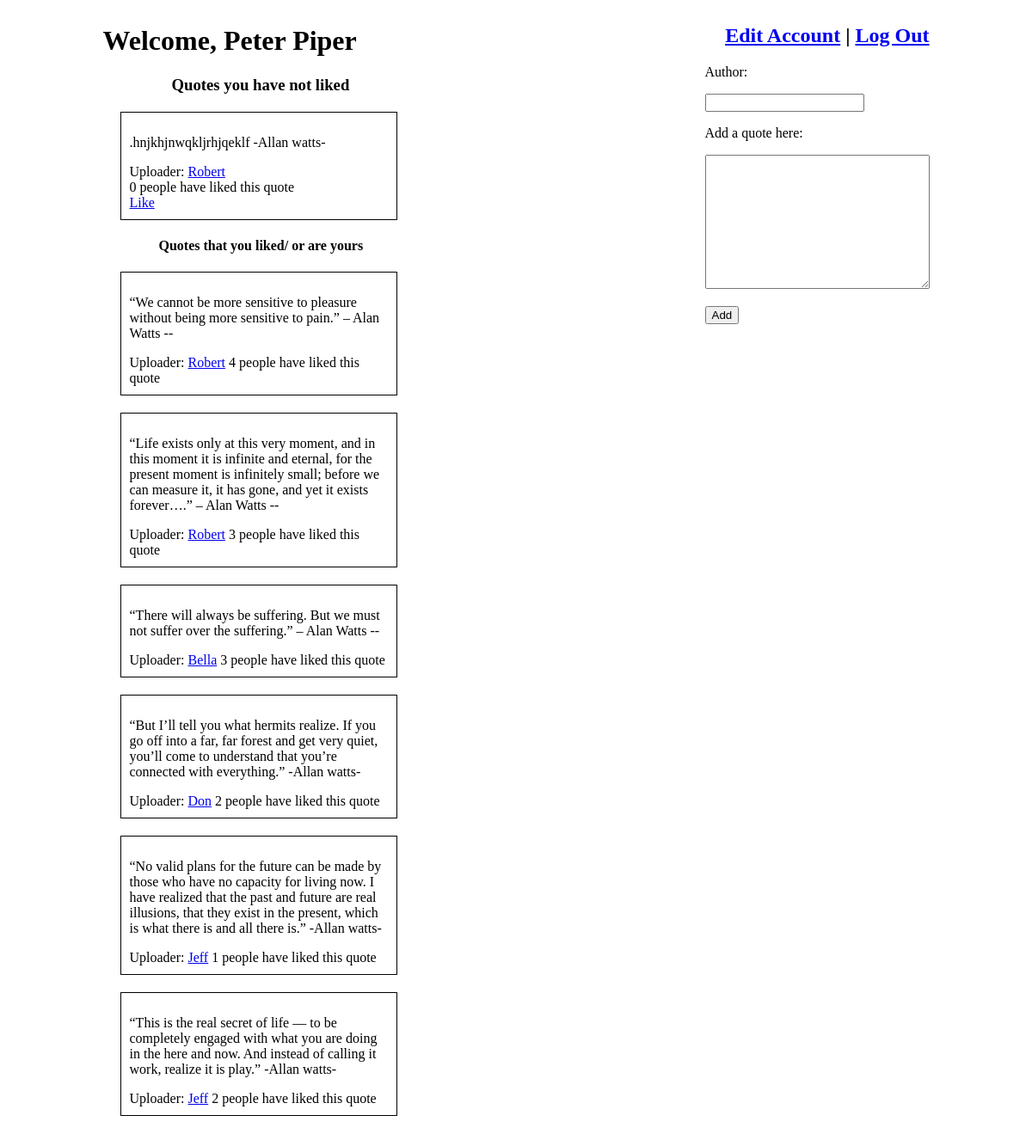
The page /userPage (signed in) on the database its author committed.
### examApp/models.py (models this page shows)
class User(models.Model):
	userName = models.CharField(max_length=45)
	firstName = models.CharField(max_length=45)
	lastName = models.CharField(max_length=45)
	email = models.CharField(max_length=45)
	password = models.CharField(max_length=45)
	created_at = models.DateTimeField(auto_now_add=True)
	updated_at = models.DateTimeField(auto_now=True)
	objects = UserManager()

class Quotes(models.Model):
	quote = models.TextField()
	author = models.CharField(max_length=45, null=True)
	uploader = models.ForeignKey(User, related_name="quoteUploaded", on_delete = models.CASCADE)
	likes = models.ManyToManyField(User, related_name="quotesLiked")
	created_at = models.DateTimeField(auto_now_add=True)
	updated_at = models.DateTimeField(auto_now=True)
	objects = QuoteManager()

### examApp/views.py (the view)
# urls.py: path('userPage', views.userPage),
def userPage(request):
    if "userId" not in request.session:
        return redirect('/')
    else:
        context = {
            'user': User.objects.get(id=request.session['userId']),
            'allQuotes': Quotes.objects.all(),
            'likedQuotes': Quotes.objects.filter(Q(likes=User.objects.get(id=request.session['userId']))|Q(uploader=User.objects.get(id=request.session['userId']))),
            'unlikedQuotes': Quotes.objects.exclude(Q(likes=User.objects.get(id=request.session['userId']))|Q(uploader=User.objects.get(id=request.session['userId']))),
        }
    return render(request, "loginPage.html", context)

### examApp/templates/loginPage.html (shortened to what this page needs)
<!DOCTYPE html>
<html lang="en">
<head>
    {% load static %}
    <link rel="stylesheet" href="{% static 'css/style1.css' %}">
</head>
<body>
    <div id="wrapper">
        <h1>Welcome, {{user.firstName.capitalize}} {{user.lastName.capitalize}}</h1>
        <h3>Quotes you have not liked</h3>
        {% for quote in unlikedQuotes %}
        <div class="quote">
            <p>{{quote.quote}} -{{quote.author.capitalize}}-</p>
            <p1>Uploader: <a href="/userQuote/{{quote.uploader.id}}">{{quote.uploader.firstName.capitalize}}</a></p1>
            <br>
            <p1>{{quote.likes.all.count}} people have liked this quote</p1>
            <br>
            <p3><a href="/like/{{quote.id}}">Like</a>{% if user == quote.uploader %}<a href="/delete/{{quote.id}}"> | Delete</a>{% endif %}</p3>
        </div>
        {% endfor %}
        <h4>Quotes that you liked/ or are yours</h4>
        {% for quote in likedQuotes %}
        <div class="quote">
            <p>{{quote.quote}} -{{quote.author.capitalize}}-</p>
            <p1>Uploader: <a href="/userQuote/{{quote.uploader.id}}">{{quote.uploader.firstName.capitalize}}</a></p1>
            <p1>{{quote.likes.all.count}} people have liked this quote</p1>
            <br>
        </div>
        {% endfor %}
    </div>
    <div id="wrapper1">
        <h2><a href="/editUser">Edit Account</a> | <a href="http://localHost:8000/destroySession">Log Out</a></h2>
        <form action="/addQuote" method="POST">
        <p>Author:</p>
        <input type="text" name="author">
        <p>Add a quote here:</p>
        <textarea name="quote" id="" cols="30" rows="10"></textarea>
        <p><input type="submit" value="Add"></p>
        </form>
    </div>
</body>
</html>

### examApp/static/css/style1.css (style rules this page uses)
body { display: flex; justify-content: center; }
#wrapper { width: 700px; }
h2 { text-align: end; }
h3 { margin-left: 80px; }
h4 { margin-left: 65px; }
.quote { width: 300px; border: 1px black solid; margin: 20px; padding: 10px; }

### rows shown on the page
User: firstName "Peter", lastName "Piper"
Quotes: quote ".hnjkhjnwqkljrhjqeklf", author "Allan watts", uploader.firstName "Robert", likes.all.count "0"
Quotes: quote "“We cannot be more sensitive to pleasure without being more sensitive to pain.” – Alan Watts", uploader.firstName "Robert", likes.all.count "4"
Quotes: quote "“Life exists only at this very moment, and in this moment it is infinite and eternal, for the present moment is infinitely small; before we can measure it, it has gone, and yet it exists forever….” – Alan Watts", uploader.firstName "Robert", likes.all.count "3"
Quotes: quote "“There will always be suffering. But we must not suffer over the suffering.” – Alan Watts", uploader.firstName "Bella", likes.all.count "3"
Quotes: quote "“But I’ll tell you what hermits realize. If you go off into a far, far forest and get very quiet, you’ll come to understand that you’re connected with everything.”", author "Allan watts", uploader.firstName "Don", likes.all.count "2"
Quotes: quote "“No valid plans for the future can be made by those who have no capacity for living now. I have realized that the past and future are real illusions, that they exist in the present, which is what there is and all there is.”", author "Allan watts", uploader.firstName "Jeff", likes.all.count "1"
Quotes: quote "“This is the real secret of life — to be completely engaged with what you are doing in the here and now. And instead of calling it work, realize it is play.”", author "Allan watts", uploader.firstName "Jeff", likes.all.count "2"
